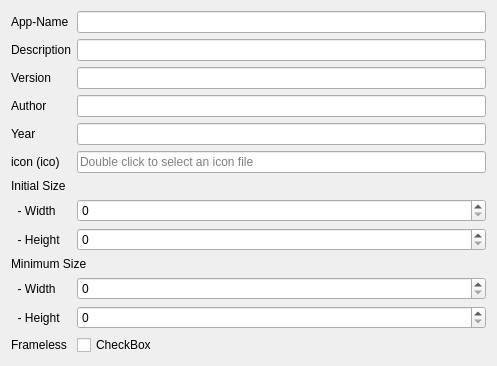
             <widget class="QWidget" name="page_8">
              <property name="geometry">
               <rect>
                <x>0</x>
                <y>0</y>
                <width>497</width>
                <height>333</height>
               </rect>
              </property>
              <property name="styleSheet">
               <string notr="true"/>
              </property>
              <attribute name="label">
               <string>Window</string>
              </attribute>
              <layout class="QFormLayout" name="formLayout_2">
               <item row="0" column="0">
                <widget class="QLabel" name="label">
                 <property name="minimumSize">
                  <size>
                   <width>0</width>
                   <height>0</height>
                  </size>
                 </property>
                 <property name="text">
                  <string>App-Name</string>
                 </property>
                </widget>
               </item>
               <item row="0" column="1">
                <widget class="QLineEdit" name="builder__window__app_name"/>
               </item>
               <item row="1" column="0">
                <widget class="QLabel" name="label_8">
                 <property name="text">
                  <string>Description</string>
                 </property>
                </widget>
               </item>
               <item row="1" column="1">
                <widget class="QLineEdit" name="builder__window__description"/>
               </item>
               <item row="2" column="0">
                <widget class="QLabel" name="label_2">
                 <property name="text">
                  <string>Version</string>
                 </property>
                </widget>
               </item>
               <item row="2" column="1">
                <widget class="QLineEdit" name="builder__window__version"/>
               </item>
               <item row="3" column="0">
                <widget class="QLabel" name="label_3">
                 <property name="text">
                  <string>Author</string>
                 </property>
                </widget>
               </item>
               <item row="3" column="1">
                <widget class="QLineEdit" name="builder__window__author"/>
               </item>
               <item row="4" column="0">
                <widget class="QLabel" name="label_4">
                 <property name="text">
                  <string>Year</string>
                 </property>
                </widget>
               </item>
               <item row="4" column="1">
                <widget class="QLineEdit" name="builder__window__year"/>
               </item>
               <item row="5" column="0">
                <widget class="QLabel" name="label_5">
                 <property name="text">
                  <string>icon (ico)</string>
                 </property>
                </widget>
               </item>
               <item row="5" column="1">
                <widget class="ClickableQLineEdit" name="builder__window__icon">
                 <property name="inputMask">
                  <string/>
                 </property>
                 <property name="text">
                  <string/>
                 </property>
                 <property name="dragEnabled">
                  <bool>false</bool>
                 </property>
                 <property name="placeholderText">
                  <string notr="true">Double click to select an icon file</string>
                 </property>
                 <property name="clearButtonEnabled">
                  <bool>false</bool>
                 </property>
                </widget>
               </item>
               <item row="6" column="0" colspan="2">
                <widget class="QLabel" name="label_7">
                 <property name="text">
                  <string>Initial Size</string>
                 </property>
                </widget>
               </item>
               <item row="7" column="0">
                <widget class="QLabel" name="label_47">
                 <property name="text">
                  <string>  - Width</string>
                 </property>
                </widget>
               </item>
               <item row="7" column="1">
                <widget class="QSpinBox" name="builder__window__initial_width"/>
               </item>
               <item row="8" column="0">
                <widget class="QLabel" name="label_48">
                 <property name="text">
                  <string>  - Height</string>
                 </property>
                </widget>
               </item>
               <item row="8" column="1">
                <widget class="QSpinBox" name="builder__window__initial_height"/>
               </item>
               <item row="9" column="0" colspan="2">
                <widget class="QLabel" name="label_6">
                 <property name="text">
                  <string>Minimum Size</string>
                 </property>
                </widget>
               </item>
               <item row="10" column="0">
                <widget class="QLabel" name="label_49">
                 <property name="text">
                  <string>  - Width</string>
                 </property>
                </widget>
               </item>
               <item row="10" column="1">
                <widget class="QSpinBox" name="builder__window__minimum_width"/>
               </item>
               <item row="11" column="0">
                <widget class="QLabel" name="label_50">
                 <property name="text">
                  <string>  - Height</string>
                 </property>
                </widget>
               </item>
               <item row="11" column="1">
                <widget class="QSpinBox" name="builder__window__minimum_height"/>
               </item>
               <item row="12" column="0">
                <widget class="QLabel" name="label_129">
                 <property name="text">
                  <string>Frameless</string>
                 </property>
                </widget>
               </item>
               <item row="12" column="1">
                <widget class="AnimatedCheck" name="builder__window__frameless">
                 <property name="text">
                  <string>CheckBox</string>
                 </property>
                </widget>
               </item>
              </layout>
             </widget>
